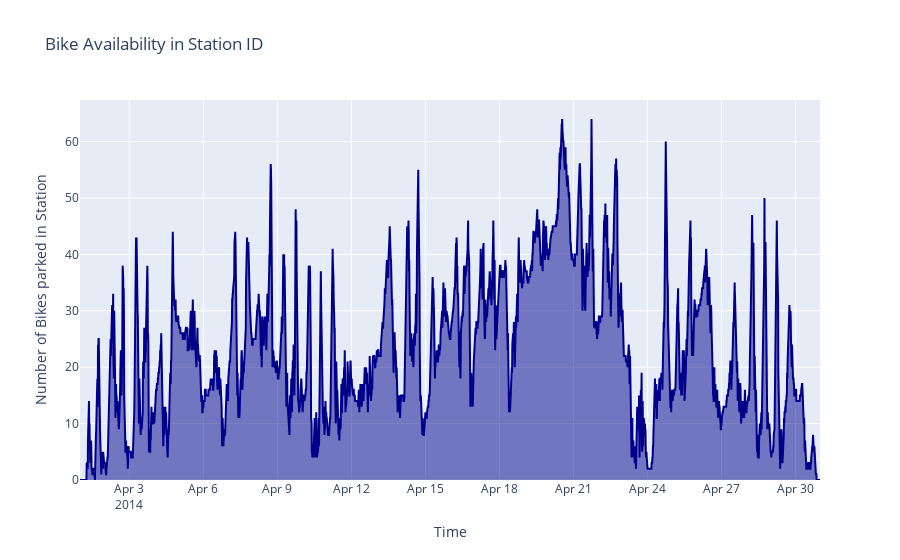

The cell this chart's notebook holds for it:
### Code cell
fig = px.area(time_series_df, 
        x='time',
        y= 'bikes_available',
        labels={'time': 'Time', 'bikes_available': 'Number of Bikes parked in Station'},
        color_discrete_sequence =['darkblue']*len(time_series_df),
        title = 'Bike Availability in Station ID')
fig.show()

### Figure 1 — Plotly figure (JSON) as saved in the notebook; plotly's stock layout.template omitted (floating-point values rounded to 4 significant figures; data arrays with more than 128 entries replaced by an {"elided": "..."} marker saying what was removed)
{"data": [{"fillpattern": {"shape": ""}, "hovertemplate": "Time=%{x}<br>Number of Bikes parked in Station=%{y}<extra></extra>", "legendgroup": "", "line": {"color": "darkblue"}, "marker": {"symbol": "circle"}, "mode": "lines", "name": "", "orientation": "v", "showlegend": false, "stackgroup": "1", "type": "scatter", "x": {"elided": "2880 str values"}, "xaxis": "x", "y": {"elided": "2880 int values"}, "yaxis": "y"}], "layout": {"legend": {"tracegroupgap": 0}, "title": {"text": "Bike Availability in Station ID"}, "xaxis": {"anchor": "y", "domain": [0, 1], "title": {"text": "Time"}}, "yaxis": {"anchor": "x", "domain": [0, 1], "title": {"text": "Number of Bikes parked in Station"}}}}
